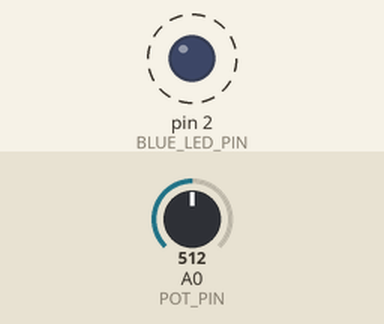
The sketch below on a simulated Arduino Uno, built with avr-gcc and run on an emulated ATmega328P. Parts: output pins drawn as LEDs (lit = HIGH). Dashed ring = blinking. The test bench sets the inputs (shaded band); at power-on: A0 (POT_PIN) = 512.

Above: at 1.8 s.
1.9 s: A0 (POT_PIN) set to 0
At 3.3 s:
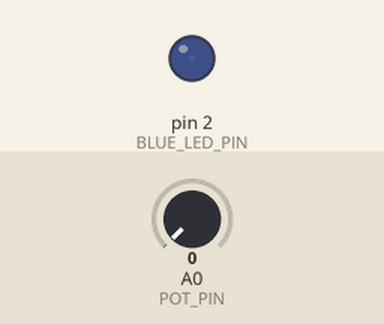
3.6 s: A0 (POT_PIN) set to 122
At 3.9 s:
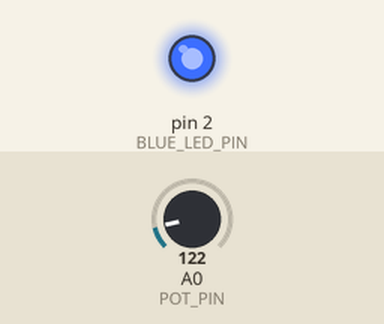
Timing chart, 0 to 13.1 s (numbered marks = the images above; inputs shaded):
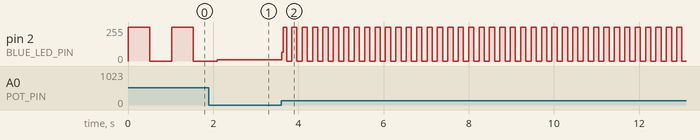

The sketch:

sketch_jun29b_BuiltinLED_POT.ino
```cpp
//To change the blinking rate of LED using potentiometer

#define BLUE_LED_PIN 2
#define POT_PIN A0

int pot_value;

void setup()
{
  // put your setup code here, to run once:
  pinMode(BLUE_LED_PIN, OUTPUT);
  pinMode(POT_PIN, INPUT);
}

void loop()
{
  // put your main code here, to run repeatedly:
  pot_value = analogRead(POT_PIN);
  Serial.println(pot_value);

  digitalWrite(BLUE_LED_PIN , HIGH);
  delay(pot_value);
  digitalWrite(BLUE_LED_PIN , LOW);
  delay(pot_value);
}
```

Measured:
- after the input at 3.6 s, pin 2 (BLUE_LED_PIN): 10/255 → 65/255 at once, then moves between 0/255 and 255/255, repeating every 0.24 s
- by itself, pin 2 (BLUE_LED_PIN): alternates 255/255 for 0.51 s and 0/255 for 0.51 s
